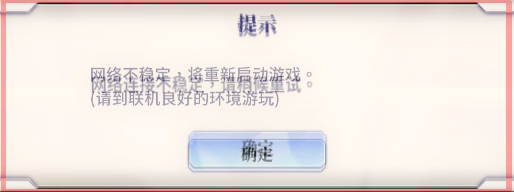
#> input picture templates/network_popup.png, 514 x 192 px
$ python _test_network_error_template.py --image templates/network_popup.png
#> lines starting #> are read from the running program, lines starting #| are printed output that depends on the picture
"""
Test script for NetworkErrorHandler template matching.

Usage:
  python _test_network_error_template.py --image PATH_TO_SCREENSHOT

Required: Real template images must exist:
  templates/network_popup.png
  templates/network_confirm_button.png

Use _extract_network_templates.py to crop real templates from a screenshot first.

The script will:
  - Load the screenshot and templates
  - Run template matching for popup and confirm button
  - Output match scores, thresholds, and coordinates
  - Save debug images with bounding boxes to artifacts/network_error/
"""

import sys
import argparse
import time
from pathlib import Path
from typing import Optional, Tuple, List

import cv2
import numpy as np

# Resolve project root
_PROJECT_ROOT = Path(__file__).resolve().parent


def resolve_repo_path(relative_path: str) -> Path:
    p = Path(relative_path)
    if p.is_absolute():
        return p
    return _PROJECT_ROOT / p


def safe_imread(path: str) -> Optional[np.ndarray]:
    """Read image safely, handling Unicode paths."""
    p = Path(path)
    if not p.exists():
        print(f"[WARN] File not found: {path}")
        return None
    try:
        data = np.fromfile(str(p), dtype=np.uint8)
        img = cv2.imdecode(data, cv2.IMREAD_COLOR)
        if img is None:
            print(f"[WARN] Failed to decode: {path}")
        return img
    except Exception as e:
        print(f"[ERROR] {e}")
        return None


def validate_template_image(img: np.ndarray, label: str) -> bool:
    """Validate template is real (not solid-color placeholder)."""
    if img is None or img.size == 0:
        print(f"[{label}] FAIL: empty or None")
        return False
    h, w = img.shape[:2]
    if h < 20 or w < 20:
        print(f"[{label}] FAIL: too small ({w}x{h})")
        return False
    gray = cv2.cvtColor(img, cv2.COLOR_BGR2GRAY)
    var = float(np.var(gray))
    if var < 5.0:
        print(f"[{label}] FAIL: variance too low ({var:.2f}), likely a placeholder. REPLACE with real template!")
        return False
    print(f"[{label}] OK: {w}x{h}, var={var:.2f}")
    return True


def normalize_roi(roi: List[float], screen_w: int, screen_h: int) -> Optional[Tuple[int, int, int, int]]:
    """Normalize ROI: auto-detect normalized [0,1] vs pixel coordinates."""
    try:
        vals = [float(v) for v in roi]
    except (TypeError, ValueError):
        return None
    if len(vals) != 4:
        return None

    is_pixel = any(v > 1.5 for v in vals)
    if is_pixel:
        ax1, ay1, ax2, ay2 = [int(round(v)) for v in vals]
    else:
        vals = [max(0.0, min(1.0, v)) for v in vals]
        ax1 = int(round(screen_w * vals[0]))
        ay1 = int(round(screen_h * vals[1]))
        ax2 = int(round(screen_w * vals[2]))
        ay2 = int(round(screen_h * vals[3]))

    ax1 = max(0, min(screen_w - 1, ax1))
    ay1 = max(0, min(screen_h - 1, ay1))
    ax2 = max(0, min(screen_w, ax2))
    ay2 = max(0, min(screen_h, ay2))

    if ax1 >= ax2 or ay1 >= ay2:
        return None
    return (ax1, ay1, ax2, ay2)


def multi_scale_match(
    screen: np.ndarray,
    template: np.ndarray,
    roi: List[float],
    threshold: float,
    scales: List[float],
    label: str,
) -> Optional[Tuple[int, int, float, Tuple[int, int, int, int]]]:
    """Multi-scale template matching with ROI auto-detection."""
    if template is None:
        print(f"[{label}] Template is None")
        return None

    screen_h, screen_w = screen.shape[:2]
    tpl_h, tpl_w = template.shape[:2]

    pixel_roi = normalize_roi(roi, screen_w, screen_h)
    if pixel_roi is None:
        print(f"[{label}] Invalid ROI")
        return None

    roi_x1, roi_y1, roi_x2, roi_y2 = pixel_roi
    roi_w = roi_x2 - roi_x1
    roi_h = roi_y2 - roi_y1

    print(f"\n[{label}] Screen: {screen_w}x{screen_h}, ROI: ({roi_x1},{roi_y1})-({roi_x2},{roi_y2}) [{roi_w}x{roi_h}]")
    print(f"[{label}] Template: {tpl_w}x{tpl_h}, Scales: {scales}, Threshold: {threshold}")

    if roi_w < tpl_w or roi_h < tpl_h:
        print(f"[{label}] ROI too small for template")
        return None

    roi_region = screen[roi_y1:roi_y2, roi_x1:roi_x2]
    roi_gray = cv2.cvtColor(roi_region, cv2.COLOR_BGR2GRAY)
    tpl_gray = cv2.cvtColor(template, cv2.COLOR_BGR2GRAY)

    best_val = 0.0
    best_loc = None
    best_scale = 1.0
    best_size = (tpl_w, tpl_h)

    for scale in scales:
        scaled_w = int(tpl_w * scale)
        scaled_h = int(tpl_h * scale)
        if scaled_w > roi_gray.shape[1] or scaled_h > roi_gray.shape[0]:
            print(f"  scale {scale:.2f}: SKIP (too large)")
            continue
        if scaled_w < 4 or scaled_h < 4:
            continue

        tpl_scaled = cv2.resize(tpl_gray, (scaled_w, scaled_h), interpolation=cv2.INTER_AREA)
        result = cv2.matchTemplate(roi_gray, tpl_scaled, cv2.TM_CCOEFF_NORMED)
        _, max_val, _, max_loc = cv2.minMaxLoc(result)
        print(f"  scale {scale:.2f}: conf={max_val:.4f} at local({max_loc[0]},{max_loc[1]})")

        if max_val > best_val:
            best_val = max_val
            best_loc = max_loc
            best_scale = scale
            best_size = (scaled_w, scaled_h)

    if best_val >= threshold and best_loc is not None:
        cx = roi_x1 + best_loc[0] + best_size[0] // 2
        cy = roi_y1 + best_loc[1] + best_size[1] // 2
        bx1 = roi_x1 + best_loc[0]
        by1 = roi_y1 + best_loc[1]
        bx2 = bx1 + best_size[0]
        by2 = by1 + best_size[1]
        print(f"\n[{label}] FOUND!")
        print(f"  Center: ({cx}, {cy}), Confidence: {best_val:.4f}, Scale: {best_scale:.2f}")
        print(f"  BBox: ({bx1},{by1}) - ({bx2},{by2})")
        return (cx, cy, best_val, (bx1, by1, bx2, by2))
    else:
        print(f"\n[{label}] NOT FOUND. Max conf={best_val:.4f} (threshold={threshold})")
        return None


def run_test(image_path: str, config: dict):
    """Run template matching test on a real screenshot."""
    print("=" * 60)
    print("NetworkErrorHandler Template Matching Test")
    print("=" * 60)

    screen = safe_imread(image_path)
    if screen is None:
        print(f"[ERROR] Cannot load screenshot: {image_path}")
        sys.exit(1)

    screen_h, screen_w = screen.shape[:2]
    print(f"\nScreenshot: {image_path}")
    print(f"Dimensions: {screen_w}x{screen_h}")

    popup_abs = str(resolve_repo_path(config["popup_template_path"]))
    button_abs = str(resolve_repo_path(config["confirm_button_template_path"]))

    popup_tpl = safe_imread(popup_abs)
    btn_tpl = safe_imread(button_abs)

    print("\n--- Template Validation ---")
    popup_valid = validate_template_image(popup_tpl, "popup")
    btn_valid = validate_template_image(btn_tpl, "confirm_button")

    if not popup_valid or not btn_valid:
        print("\n[ERROR] Templates invalid. Please use _extract_network_templates.py to create real templates.")
        print("  python _extract_network_templates.py --image <screenshot_with_popup>")
        sys.exit(1)

    # Test 1: Popup detection
    print("\n" + "-" * 60)
    print("Test 1: Network Popup Detection")
    print("-" * 60)
    popup_result = None
    if popup_tpl is not None:
        popup_result = multi_scale_match(screen, popup_tpl, config["popup_roi"], config["popup_threshold"], config["match_scales"], "popup")

    # Test 2: Button detection
    print("\n" + "-" * 60)
    print("Test 2: Confirm Button Detection")
    print("-" * 60)
    btn_result = None
    if popup_result is not None and btn_tpl is not None:
        _, _, _, popup_bbox = popup_result
        bx1, by1, bx2, by2 = popup_bbox
        margin_x = int((bx2 - bx1) * 0.08)
        margin_top = int((by2 - by1) * 0.55)
        margin_bottom = int((by2 - by1) * 0.05)
        btn_roi = [
            max(0.0, (bx1 + margin_x) / screen_w),
            max(0.0, (by1 + margin_top) / screen_h),
            min(1.0, (bx2 - margin_x) / screen_w),
            min(1.0, (by2 - margin_bottom) / screen_h),
        ]
        print("Searching for confirm button within popup region...")
        btn_result = multi_scale_match(screen, btn_tpl, btn_roi, config["button_threshold"], config["match_scales"], "confirm_button")
    elif popup_result is None:
        print("[SKIP] Popup not detected, cannot search for button")
    else:
        print("[SKIP] No button template available")

    # Summary
    print("\n" + "=" * 60)
    print("SUMMARY")
    print("=" * 60)

    popup_found = popup_result is not None
    btn_found = btn_result is not None

    print(f"  Popup detected: {'YES' if popup_found else 'NO'}")
    if popup_found:
        print(f"    Confidence: {popup_result[2]:.4f}, Center: ({popup_result[0]}, {popup_result[1]})")

    print(f"  Confirm button found: {'YES' if btn_found else 'NO'}")
    if btn_found:
        print(f"    Confidence: {btn_result[2]:.4f}, Center: ({btn_result[0]}, {btn_result[1]})")

    # Save debug
    out_dir = resolve_repo_path("artifacts/network_error")
    out_dir.mkdir(parents=True, exist_ok=True)
    vis = screen.copy()
    if popup_result:
        _, _, _, bbox = popup_result
        x1, y1, x2, y2 = bbox
        cv2.rectangle(vis, (x1, y1), (x2, y2), (0, 255, 0), 3)
        cv2.putText(vis, f"popup ({popup_result[2]:.2f})", (x1, max(0, y1 - 10)), cv2.FONT_HERSHEY_SIMPLEX, 0.7, (0, 255, 0), 2)
    if btn_result:
        _, _, _, bbox = btn_result
        x1, y1, x2, y2 = bbox
        cv2.rectangle(vis, (x1, y1), (x2, y2), (0, 0, 255), 3)
        cv2.putText(vis, f"confirm ({btn_result[2]:.2f})", (x1, min(screen_h - 20, y2 + 20)), cv2.FONT_HERSHEY_SIMPLEX, 0.6, (0, 0, 255), 2)

    timestamp = time.strftime("%Y%m%d_%H%M%S")
    out_path = str(out_dir / f"network_error_test_{timestamp}.png")
    cv2.imwrite(out_path, vis)
    print(f"\nDebug image saved: {out_path}")

    print("\n" + "=" * 60)
    if popup_found and btn_found:
        print("TEST PASSED: Both popup and confirm button detected!")
        print(f"  Would click confirm button at ({btn_result[0]}, {btn_result[1]})")
        return 0
    elif popup_found and not btn_found:
        print("PARTIAL: Popup found but confirm button not detected.")
        print("  Suggestion: adjust button template or lower button_threshold")
        return 1
    else:
        print("FAILED: Neither popup nor button detected.")
        print("  Suggestion: verify template images, ROI, and thresholds")
        return 2


def main():
    parser = argparse.ArgumentParser(description="Test NetworkErrorHandler template matching")
    parser.add_argument("--image", type=str, required=True, help="Path to game screenshot showing network error popup")
    parser.add_argument("--popup-threshold", type=float, default=None)
    parser.add_argument("--button-threshold", type=float, default=None)
    args = parser.parse_args()

    config = {
        "popup_template_path": "templates/network_popup.png",
        "confirm_button_template_path": "templates/network_confirm_button.png",
        "popup_threshold": 0.80,
        "button_threshold": 0.85,
        "match_scales": [0.8, 0.9, 1.0, 1.1, 1.2],
        "popup_roi": [0.10, 0.25, 0.90, 0.85],
    }

    if args.popup_threshold is not None:
        config["popup_threshold"] = args.popup_threshold
    if args.button_threshold is not None:
        config["button_threshold"] = args.button_threshold

    return run_test(args.image, config)
#> in safe_imread, img is the input picture: shape (192, 514, 3); mean B, G, R 223.4, 227.8, 237.8
#| Dimensions: 514x192
#> call 3 of safe_imread, with path = 'templates/network_confirm_button.png'
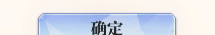
#> input picture templates/network_confirm_button.png, 215 x 35 px
#> in safe_imread, img is the input picture: shape (35, 215, 3); mean B, G, R 232.8, 224.2, 220.5
#> in validate_template_image, `gray = cv2.cvtColor(img, cv2.COLOR_BGR2GRAY)`:
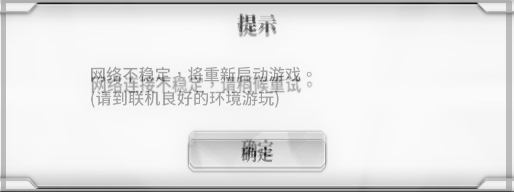
#> gray: shape (192, 514); min 21, max 250, mean 230.3
#> in validate_template_image, `var = float(np.var(gray))`: var = 1155.6
#| [popup] OK: 514x192, var=1155.59
#> in run_test, `popup_valid = validate_template_image(popup_tpl, "popup")`: popup_valid = True
#> call 2 of validate_template_image, with label = 'confirm_button'
#> in validate_template_image (call 2), `gray = cv2.cvtColor(img, cv2.COLOR_BGR2GRAY)`:
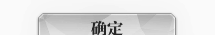
#> gray: shape (35, 215); min 37, max 250, mean 224.1
#> in validate_template_image (call 2), `var = float(np.var(gray))`: var = 1420.4
#| [confirm_button] OK: 215x35, var=1420.36
#> in run_test, `btn_valid = validate_template_image(btn_tpl, "confirm_button")`: btn_valid = True
#| [popup] Screen: 514x192, ROI: (51,48)-(463,163) [412x115]
#| [popup] Template: 514x192, Scales: [0.8, 0.9, 1.0, 1.1, 1.2], Threshold: 0.8
#> in run_test, `popup_found = popup_result is not None`: popup_found = False
#|   Popup detected: NO


if __name__ == "__main__":
#> (the run stopped early here; a loop or call above may not have finished)
